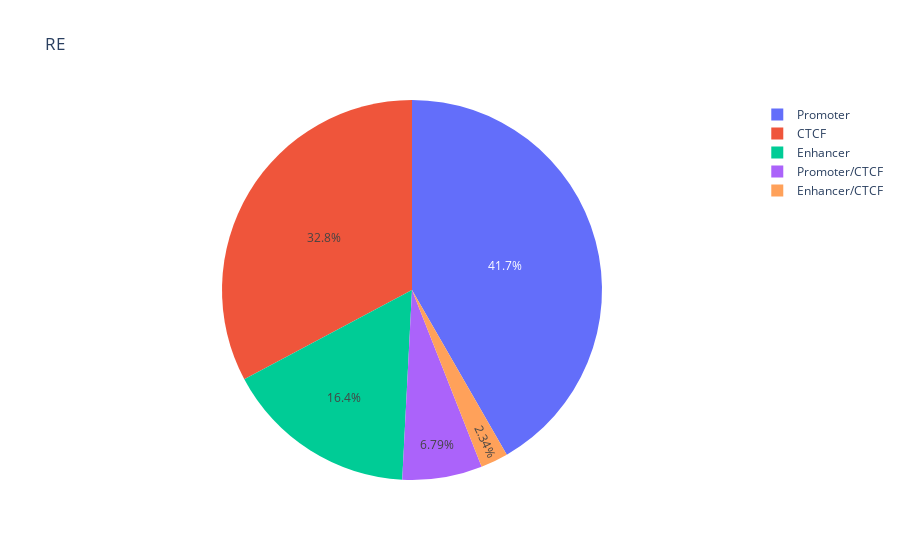

Notebook cell for this chart:
### Code cell
import plotly.express as px
fig = px.pie(df, values='count', names='RE', title='RE')
fig.show()

### Figure 1 — Plotly figure (JSON) as saved in the notebook; plotly's stock layout.template omitted (floating-point values rounded to 4 significant figures)
{"data": [{"domain": {"x": [0, 1], "y": [0, 1]}, "hovertemplate": "RE=%{label}<br>count=%{value}<extra></extra>", "labels": ["Promoter", "CTCF", "Enhancer", "Promoter/CTCF", "Enhancer/CTCF"], "legendgroup": "", "name": "", "showlegend": true, "type": "pie", "values": [178, 140, 70, 29, 10]}], "layout": {"legend": {"tracegroupgap": 0}, "title": {"text": "RE"}}}
